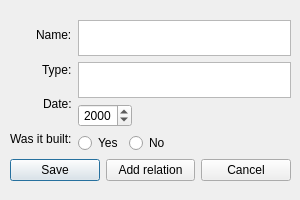
<?xml version="1.0" encoding="UTF-8"?>
<ui version="4.0">
 <class>ComputerWindow</class>
 <widget class="QDialog" name="ComputerWindow">
  <property name="geometry">
   <rect>
    <x>0</x>
    <y>0</y>
    <width>300</width>
    <height>200</height>
   </rect>
  </property>
  <property name="minimumSize">
   <size>
    <width>300</width>
    <height>200</height>
   </size>
  </property>
  <property name="maximumSize">
   <size>
    <width>300</width>
    <height>200</height>
   </size>
  </property>
  <property name="windowTitle">
   <string>Computer</string>
  </property>
  <widget class="QWidget" name="layoutWidget">
   <property name="geometry">
    <rect>
     <x>10</x>
     <y>20</y>
     <width>281</width>
     <height>161</height>
    </rect>
   </property>
   <layout class="QVBoxLayout" name="verticalLayout_3">
    <item>
     <layout class="QHBoxLayout" name="horizontalLayout">
      <item>
       <layout class="QVBoxLayout" name="verticalLayout">
        <item alignment="Qt::AlignRight">
         <widget class="QLabel" name="label_computer_name">
          <property name="text">
           <string>Name:</string>
          </property>
         </widget>
        </item>
        <item alignment="Qt::AlignRight">
         <widget class="QLabel" name="label_computer_type">
          <property name="text">
           <string>Type:</string>
          </property>
         </widget>
        </item>
        <item alignment="Qt::AlignRight">
         <widget class="QLabel" name="label_computer_date">
          <property name="text">
           <string>Date:</string>
          </property>
         </widget>
        </item>
        <item>
         <widget class="QLabel" name="label_computer_ifBuilt">
          <property name="text">
           <string>Was it built:</string>
          </property>
         </widget>
        </item>
       </layout>
      </item>
      <item>
       <layout class="QVBoxLayout" name="verticalLayout_2">
        <item>
         <widget class="QPlainTextEdit" name="plainTextEdit_name">
          <property name="acceptDrops">
           <bool>false</bool>
          </property>
         </widget>
        </item>
        <item>
         <widget class="QPlainTextEdit" name="plainTextEdit_type"/>
        </item>
        <item>
         <layout class="QHBoxLayout" name="horizontalLayout_5">
          <item>
           <widget class="QDateEdit" name="dateEdit_year_built">
            <property name="alignment">
             <set>Qt::AlignCenter</set>
            </property>
            <property name="dateTime">
             <datetime>
              <hour>0</hour>
              <minute>0</minute>
              <second>0</second>
              <year>2000</year>
              <month>1</month>
              <day>1</day>
             </datetime>
            </property>
            <property name="maximumDate">
             <date>
              <year>7920</year>
              <month>12</month>
              <day>31</day>
             </date>
            </property>
            <property name="currentSection">
             <enum>QDateTimeEdit::YearSection</enum>
            </property>
            <property name="displayFormat">
             <string notr="true">yyyy</string>
            </property>
            <property name="calendarPopup">
             <bool>false</bool>
            </property>
           </widget>
          </item>
          <item>
           <spacer name="horizontalSpacer_2">
            <property name="orientation">
             <enum>Qt::Horizontal</enum>
            </property>
            <property name="sizeHint" stdset="0">
             <size>
              <width>40</width>
              <height>20</height>
             </size>
            </property>
           </spacer>
          </item>
         </layout>
        </item>
        <item>
         <layout class="QHBoxLayout" name="horizontalLayout_2">
          <item alignment="Qt::AlignLeft">
           <widget class="QRadioButton" name="radioButton_yes">
            <property name="text">
             <string>Yes</string>
            </property>
            <attribute name="buttonGroup">
             <string notr="true">buttonGroup</string>
            </attribute>
           </widget>
          </item>
          <item>
           <widget class="QRadioButton" name="radioButton_no">
            <property name="text">
             <string>No</string>
            </property>
            <attribute name="buttonGroup">
             <string notr="true">buttonGroup</string>
            </attribute>
           </widget>
          </item>
          <item>
           <spacer name="horizontalSpacer">
            <property name="orientation">
             <enum>Qt::Horizontal</enum>
            </property>
            <property name="sizeHint" stdset="0">
             <size>
              <width>40</width>
              <height>20</height>
             </size>
            </property>
           </spacer>
          </item>
         </layout>
        </item>
       </layout>
      </item>
     </layout>
    </item>
    <item>
     <layout class="QHBoxLayout" name="horizontalLayout_3">
      <item>
       <widget class="QPushButton" name="pushButton_computer_save">
        <property name="text">
         <string>Save</string>
        </property>
       </widget>
      </item>
      <item>
       <widget class="QPushButton" name="pushButton_computer_addRelation">
        <property name="text">
         <string>Add relation</string>
        </property>
       </widget>
      </item>
      <item>
       <widget class="QPushButton" name="pushButton_computer_cancel">
        <property name="text">
         <string>Cancel</string>
        </property>
       </widget>
      </item>
     </layout>
    </item>
   </layout>
  </widget>
 </widget>
 <resources/>
 <connections/>
 <buttongroups>
  <buttongroup name="buttonGroup"/>
 </buttongroups>
</ui>
